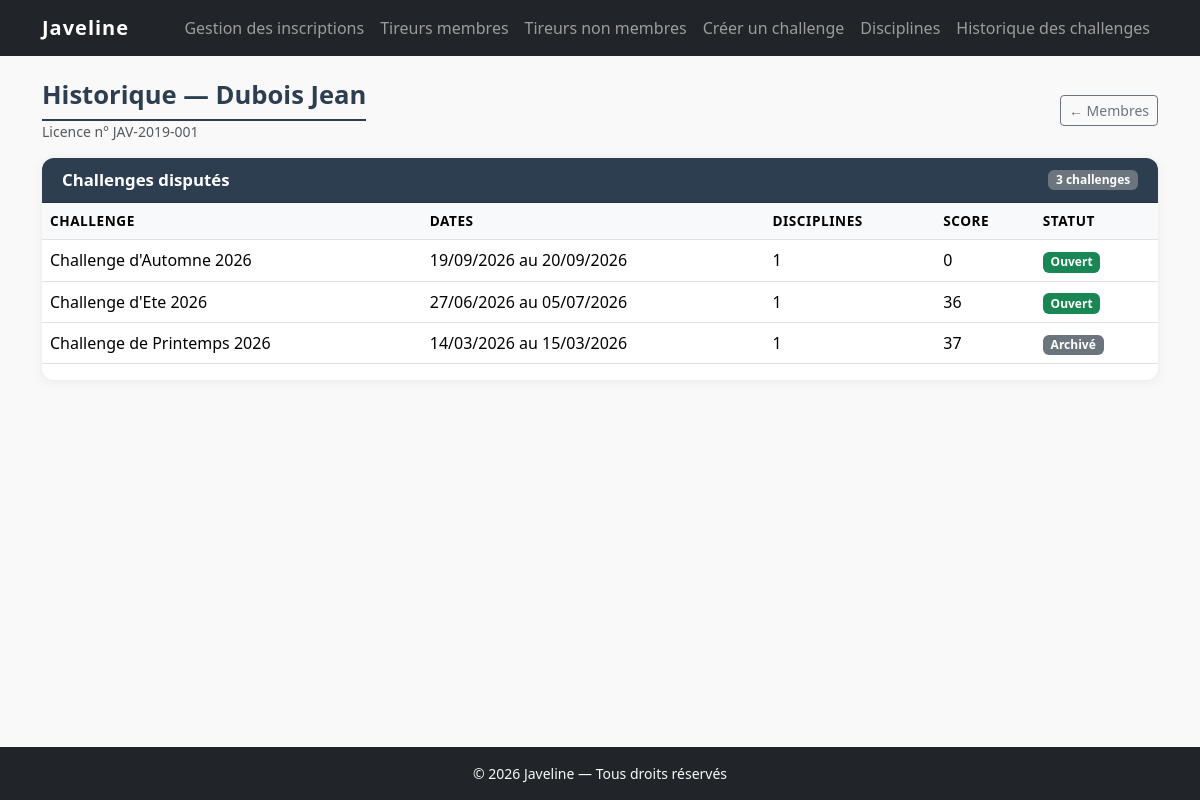
The app's page /membres/historique/1 with its own data.
### tables this page shows
CREATE TABLE membres (
    id                  INT UNSIGNED    NOT NULL AUTO_INCREMENT,
    nom                 VARCHAR(100)    NOT NULL,
    prenom              VARCHAR(100)    NOT NULL,
    date_naissance      DATE            NOT NULL,
    lieu_naissance      VARCHAR(150)    NOT NULL,
    numero_licence      VARCHAR(50)     NOT NULL UNIQUE,
    adresse1            VARCHAR(200)    NOT NULL,
    adresse2            VARCHAR(200)        NULL DEFAULT NULL,
    code_postal         CHAR(5)         NOT NULL,
    ville               VARCHAR(100)    NOT NULL,
    telephone           VARCHAR(15)     NOT NULL,
    email               VARCHAR(150)    NOT NULL,
    certificat_medical  TINYINT(1)      NOT NULL DEFAULT 0,
    coach               VARCHAR(150)        NULL DEFAULT NULL,
    created_at          DATETIME        NOT NULL DEFAULT CURRENT_TIMESTAMP,
    PRIMARY KEY (id)
);

CREATE TABLE challenges (
    id          INT UNSIGNED                    NOT NULL AUTO_INCREMENT,
    libelle     VARCHAR(200)                    NOT NULL,
    date_debut  DATE                            NOT NULL,
    date_fin    DATE                            NOT NULL,
    statut      ENUM('ouvert', 'archive')       NOT NULL DEFAULT 'ouvert',
    created_at  DATETIME                        NOT NULL DEFAULT CURRENT_TIMESTAMP,
    PRIMARY KEY (id),
    CONSTRAINT chk_dates CHECK (date_fin >= date_debut)
);

### app/controllers/MembreController.php (called while the page is built, shortened)
<?php
require_once APP_ROOT . '/app/models/MembreModel.php';
class MembreController extends Controller
{
    private MembreModel $model;
    public function __construct()
    {
        $this->model = new MembreModel();
    }
    public function historique(int $id): void
    {
        $membre = $this->model->findById($id);
        $challenges = $this->model->findHistoriqueChallenges($id);
        $this->render('membres/historique', [
            'titrePage'  => 'Historique — ' . htmlspecialchars($membre['nom'] . ' ' . $membre['prenom']) . ' — ' . APP_NAME,
            'membre'     => $membre,
            'challenges' => $challenges,
        ]);
    }
}

### index.php (called while the page is built, shortened)
<?php
require_once APP_ROOT . '/core/Database.php';
require_once APP_ROOT . '/core/Model.php';
require_once APP_ROOT . '/core/Router.php';
$router = new Router();
$router->dispatch();

### core/Database.php (called while the page is built, shortened)
<?php
class Database
{
    private static ?PDO $instance = null;
    public static function getInstance(): PDO
    {
        if (self::$instance === null) {
            $dsn = 'mysql:host=' . DB_HOST
                 . ';dbname=' . DB_NAME
                 . ';charset=' . DB_CHARSET;
            $options = [
                PDO::ATTR_ERRMODE            => PDO::ERRMODE_EXCEPTION,
                PDO::ATTR_DEFAULT_FETCH_MODE => PDO::FETCH_ASSOC,
                PDO::ATTR_EMULATE_PREPARES   => false,
            ];
            try {
                self::$instance = new PDO($dsn, DB_USER, DB_PASS, $options);
            } catch (PDOException $e) {
                if (APP_ENV === 'development') {
                    die('Erreur de connexion à la base de données : ' . $e->getMessage());
                } else {
                    die('Erreur de connexion à la base de données. Veuillez réessayer plus tard.');
                }
            }
        }
        return self::$instance;
    }
}

### core/Model.php (called while the page is built, shortened)
<?php
abstract class Model
{
    public function __construct()
    {
        $this->db = Database::getInstance();
    }
}

### app/models/MembreModel.php (called while the page is built, shortened)
<?php
require_once APP_ROOT . '/core/Model.php';
class MembreModel extends Model
{
    public function findById(int $id): array|false
    {
        $stmt = $this->db->prepare(
            'SELECT * FROM membres WHERE id = :id'
        );
        $stmt->execute([':id' => $id]);
        return $stmt->fetch();
    }
    public function findHistoriqueChallenges(int $membreId): array
    {
        $sql = "SELECT
                    c.id,
                    c.libelle,
                    c.date_debut,
                    c.date_fin,
                    c.statut,
                    COUNT(DISTINCT i.discipline_id) AS nb_disciplines,
                    COALESCE(SUM(s.poulets + s.cochons + s.dindons + s.mouflons), 0) AS total_score
                FROM inscriptions i
                JOIN challenges c   ON c.id = i.challenge_id
                LEFT JOIN matchs ma ON ma.inscription_id = i.id
                LEFT JOIN scores s  ON s.match_id = ma.id
                WHERE i.tireur_type = 'membre' AND i.tireur_id = :mid
                GROUP BY c.id, c.libelle, c.date_debut, c.date_fin, c.statut
                ORDER BY c.date_debut DESC";
        $stmt = $this->db->prepare($sql);
        $stmt->execute([':mid' => $membreId]);
        return $stmt->fetchAll();
    }
}

### app/views/membres/historique.php (the view, shortened to what this page needs)
<div class="page-header mb-3 d-flex align-items-center justify-content-between flex-wrap gap-2">
    <div>
        <h1 class="mb-0">Historique — <?= htmlspecialchars($membre['nom'] . ' ' . $membre['prenom']) ?></h1>
        <p class="text-muted mb-0 small">Licence n° <?= htmlspecialchars($membre['numero_licence']) ?></p>
    </div>
    <a href="<?= APP_URL ?>/membres" class="btn btn-outline-secondary btn-sm" aria-label="Retour à la liste des membres">
        ← Membres
    </a>
</div>
<div class="card liste-card">
    <div class="card-header d-flex justify-content-between align-items-center">
        <h2 class="card-titre">Challenges disputés</h2>
        <span class="badge bg-secondary">
            <?= count($challenges) ?> challenge<?= count($challenges) > 1 ? 's' : '' ?>
        </span>
    </div>
    <div class="card-body p-0">
        <?php if (empty($challenges)): ?>
            <p class="liste-vide">Ce membre n'a encore participé à aucun challenge.</p>
        <?php else: ?>
            <div class="table-responsive">
                <table class="table table-hover membres-table" aria-label="Historique des challenges du membre">
                    <thead>
                        <tr>
                            <th scope="col">Challenge</th>
                            <th scope="col">Dates</th>
                            <th scope="col">Disciplines</th>
                            <th scope="col">Score</th>
                            <th scope="col">Statut</th>
                        </tr>
                    </thead>
                    <tbody>
                        <?php foreach ($challenges as $c): ?>
                        <?php
                            $debut = date('d/m/Y', strtotime($c['date_debut']));
                            $fin   = date('d/m/Y', strtotime($c['date_fin']));
                        ?>
                        <tr class="ligne-membre"
                            role="button"
                            tabindex="0"
                            data-href="<?= APP_URL ?>/challenges/<?= (int)$c['id'] ?>/resume"
                            aria-label="Voir le challenge <?= htmlspecialchars($c['libelle']) ?>">
                            <td><?= htmlspecialchars($c['libelle']) ?></td>
                            <td><?= $debut === $fin ? $debut : $debut . ' au ' . $fin ?></td>
                            <td><?= (int)$c['nb_disciplines'] ?></td>
                            <td><?= (int)$c['total_score'] ?></td>
                            <td>
                                <?php if ($c['statut'] === 'archive'): ?>
                                    <span class="badge bg-secondary">Archivé</span>
                                <?php else: ?>
                                    <span class="badge bg-success">Ouvert</span>
                                <?php endif; ?>
                            </td>
                        </tr>
                        <?php endforeach; ?>
                    </tbody>
                </table>
            </div>
        <?php endif; ?>
    </div>
</div>

### core/Router.php (shortened to what this page needs)
<?php
class Router
{
    private array $routes = [];
    public function get(string $chemin, string $controleur, string $methode): void
    {
        $this->routes['GET'][$chemin] = [$controleur, $methode];
    }
    public function post(string $chemin, string $controleur, string $methode): void
    {
        $this->routes['POST'][$chemin] = [$controleur, $methode];
    }
    public function dispatch(): void
    {
        $methodeHttp = $_SERVER['REQUEST_METHOD'] ?? 'GET';
        $uri         = parse_url($_SERVER['REQUEST_URI'], PHP_URL_PATH);
        $base = parse_url(APP_URL, PHP_URL_PATH);
        if ($base && str_starts_with($uri, $base)) {
            $uri = substr($uri, strlen($base));
        }
        $uri = '/' . ltrim($uri, '/');
        foreach ($this->routes[$methodeHttp] ?? [] as $patron => $cible) {
            $regex = preg_replace('/:([a-z_]+)/', '([^/]+)', $patron);
            if (preg_match('#^' . $regex . '$#', $uri, $matches)) {
                array_shift($matches);
                [$controleur, $action] = $cible;
                $this->appeler($controleur, $action, $matches);
                return;
            }
        }
        require APP_ROOT . '/app/views/layouts/main.php';
    }
    private function appeler(string $controleur, string $action, array $params = []): void
    {
        $instance = new $controleur();
        call_user_func_array([$instance, $action], $params);
    }
}

### public/css/style.css (style rules this page uses)
:root { --couleur-primaire: #2c3e50; --couleur-secondaire: #e74c3c; --couleur-texte: #333333; --couleur-fond: #f9f9f9; --police-principale: 'Segoe UI', Tahoma, Geneva, Verdana, sans-serif; }
html, body { height: 100%; font-family: var(--police-principale); color: var(--couleur-texte); background-color: var(--couleur-fond); }
body { display: flex; flex-direction: column; }
.page-header h1 { font-size: 1.6rem; font-weight: 700; color: var(--couleur-primaire); border-bottom: 2px solid var(--couleur-primaire); padding-bottom: 0.5rem; }
.form-card, .liste-card { border: none; border-radius: 0.75rem; box-shadow: 0 2px 12px rgba(0, 0, 0, 0.07); }
.card-header { background-color: var(--couleur-primaire); color: #fff; border-radius: 0.75rem 0.75rem 0 0 !important; padding: 0.75rem 1.25rem; }
.card-titre { font-size: 1.05rem; font-weight: 600; margin: 0; }
.membres-table thead th { background-color: #f8f9fa; font-weight: 600; font-size: 0.85rem; text-transform: uppercase; letter-spacing: 0.04em; white-space: nowrap; }
.membres-table tbody .ligne-membre { cursor: pointer; transition: background-color 0.15s ease; }

### records on screen
membres: nom+prenom "Dubois Jean", numero_licence "JAV-2019-001"
challenges: libelle "Challenge d'Automne 2026", date_debut "19/09/2026", date_fin "20/09/2026", nb_disciplines "1", total_score "0", statut "Ouvert"
challenges: libelle "Challenge d'Ete 2026", date_debut "27/06/2026", date_fin "05/07/2026", nb_disciplines "1", total_score "36", statut "Ouvert"
challenges: libelle "Challenge de Printemps 2026", date_debut "14/03/2026", date_fin "15/03/2026", nb_disciplines "1", total_score "37", statut "Archivé"

### other values on screen
count($challenges) "3"
